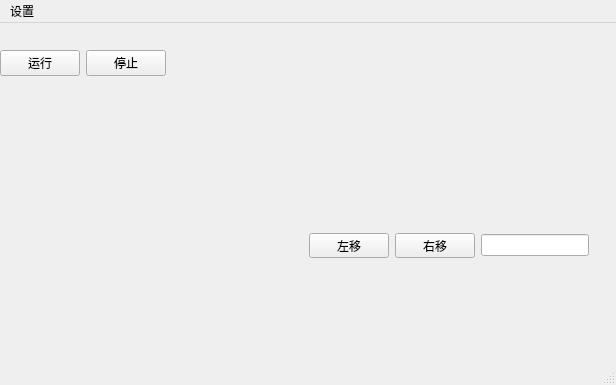
<?xml version="1.0" encoding="UTF-8"?>
<ui version="4.0">
 <class>MainWindow</class>
 <widget class="QMainWindow" name="MainWindow">
  <property name="geometry">
   <rect>
    <x>0</x>
    <y>0</y>
    <width>616</width>
    <height>385</height>
   </rect>
  </property>
  <property name="windowTitle">
   <string>MainWindow</string>
  </property>
  <widget class="QWidget" name="centralwidget">
   <widget class="QWidget" name="gridLayoutWidget">
    <property name="geometry">
     <rect>
      <x>0</x>
      <y>0</y>
      <width>611</width>
      <height>80</height>
     </rect>
    </property>
    <layout class="QGridLayout" name="gridLayout">
     <item row="0" column="0">
      <layout class="QHBoxLayout" name="horizontalLayout">
       <item>
        <widget class="QPushButton" name="pushButton_run">
         <property name="text">
          <string>运行</string>
         </property>
        </widget>
       </item>
       <item>
        <widget class="QPushButton" name="pushButton_stop">
         <property name="text">
          <string>停止</string>
         </property>
        </widget>
       </item>
       <item>
        <spacer name="horizontalSpacer">
         <property name="orientation">
          <enum>Qt::Horizontal</enum>
         </property>
         <property name="sizeHint" stdset="0">
          <size>
           <width>40</width>
           <height>20</height>
          </size>
         </property>
        </spacer>
       </item>
      </layout>
     </item>
    </layout>
   </widget>
   <widget class="QWidget" name="gridLayoutWidget_2">
    <property name="geometry">
     <rect>
      <x>0</x>
      <y>89</y>
      <width>611</width>
      <height>111</height>
     </rect>
    </property>
    <layout class="QGridLayout" name="gridLayout_2"/>
   </widget>
   <widget class="QWidget" name="horizontalLayoutWidget_2">
    <property name="geometry">
     <rect>
      <x>9</x>
      <y>209</y>
      <width>281</width>
      <height>131</height>
     </rect>
    </property>
    <layout class="QHBoxLayout" name="horizontalLayout_3"/>
   </widget>
   <widget class="QWidget" name="horizontalLayoutWidget_3">
    <property name="geometry">
     <rect>
      <x>309</x>
      <y>210</y>
      <width>341</width>
      <height>25</height>
     </rect>
    </property>
    <layout class="QHBoxLayout" name="horizontalLayout_4">
     <item>
      <widget class="QPushButton" name="pushButton_2">
       <property name="text">
        <string>左移</string>
       </property>
      </widget>
     </item>
     <item>
      <widget class="QPushButton" name="pushButton">
       <property name="text">
        <string>右移</string>
       </property>
      </widget>
     </item>
     <item>
      <widget class="QLineEdit" name="lineEdit">
       <property name="text">
        <string/>
       </property>
      </widget>
     </item>
     <item>
      <spacer name="horizontalSpacer_2">
       <property name="orientation">
        <enum>Qt::Horizontal</enum>
       </property>
       <property name="sizeHint" stdset="0">
        <size>
         <width>40</width>
         <height>20</height>
        </size>
       </property>
      </spacer>
     </item>
    </layout>
   </widget>
  </widget>
  <widget class="QMenuBar" name="menubar">
   <property name="geometry">
    <rect>
     <x>0</x>
     <y>0</y>
     <width>616</width>
     <height>22</height>
    </rect>
   </property>
   <widget class="QMenu" name="menu">
    <property name="title">
     <string>设置</string>
    </property>
   </widget>
   <addaction name="menu"/>
  </widget>
  <widget class="QStatusBar" name="statusbar"/>
 </widget>
 <resources/>
 <connections>
  <connection>
   <sender>lineEdit</sender>
   <signal>editingFinished()</signal>
   <receiver>MainWindow</receiver>
   <slot>close()</slot>
   <hints>
    <hint type="sourcelabel">
     <x>526</x>
     <y>293</y>
    </hint>
    <hint type="destinationlabel">
     <x>527</x>
     <y>327</y>
    </hint>
   </hints>
  </connection>
 </connections>
</ui>
